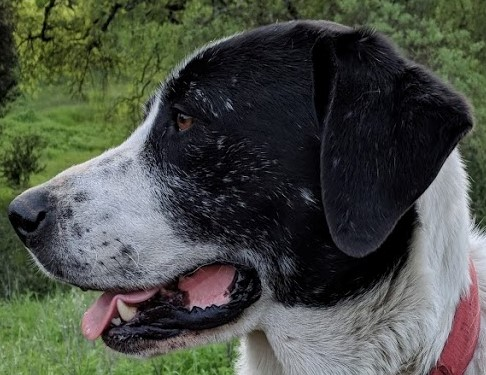
#> input picture assets/sammy_face.jpg, 486 x 375 px
$ jupyter execute edge_detection.ipynb   (shell and % lines are left out)
#> lines starting #> are read from the running program, lines starting #| are printed output that depends on the picture; after the words box and inside, x2 and y2 are one past the last pixel; in counts of white or black regions, pixels touching at a corner belong together
# Edge Detection

We will use the **Canny Edge Detector** algorithm for this task.

## How It Works

- Apply's Gaussian filter to smooth;
- Find intesity gradients in the image;
- Apply non-maximum supression;
- Apply double threshold;

__Obs:__ For high res. images you should **apply a custom blur** before Canny algorithm.

[cell 1]
import cv2 as cv
import numpy as np
import matplotlib.pyplot as plt

## Basic Usage

[cell 2]
img = cv.imread("../assets/sammy_face.jpg");
#> img is the input picture: shape (375, 486, 3); mean B, G, R 70, 78.7, 74.2

threshold_1 = 150
threshold_2 = 255

edges = cv.Canny(img, threshold_1, threshold_2)
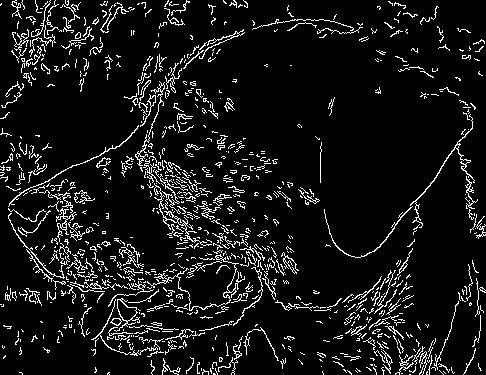
#> edges: shape (375, 486); 8.5% white in thin lines or dots
plt.imshow(edges)

## Complex Usage
### Medium calculated the threshold

[cell 3]
def calc_median_threshold(img, lower_bias=0, upper_bias=0):
#> called with lower_bias = 0, upper_bias = 75
    medium_pixel_value = np.median(img)
#> medium_pixel_value = 64
    lower = int(max(0, 0.7*medium_pixel_value) + lower_bias)
#> lower = 44
    upper = int(min(255, 1.3*medium_pixel_value) + upper_bias)
#> upper = 158
    return lower, upper

[cell 4]
img = cv.imread("../assets/sammy_face.jpg");

threshold_1, threshold_2 = calc_median_threshold(img,upper_bias=75)
#> threshold_1 = 44; threshold_2 = 158

### Blur the image

[cell 5]
blur_img = cv.blur(img, ksize=(5,5))
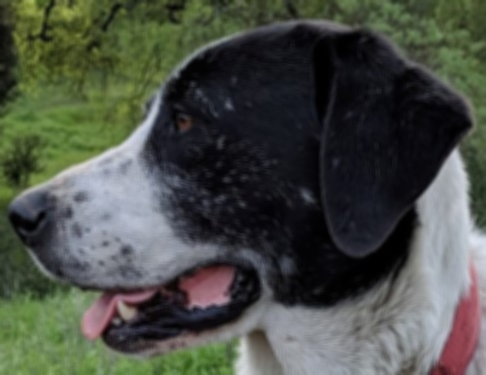
#> blur_img: shape (375, 486, 3); mean B, G, R 70, 78.7, 74.2

edges = cv.Canny(blur_img, threshold_1, threshold_2)
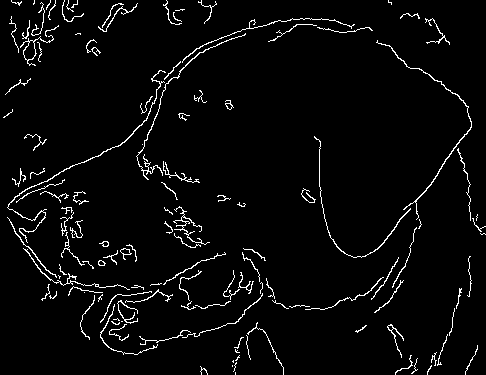
#> edges: shape (375, 486); 3.7% white in thin lines or dots
plt.imshow(edges)

## Examples
### The screw's nut

[cell 6]
img = cv.imread('../assets/porca_frontal.jpg')
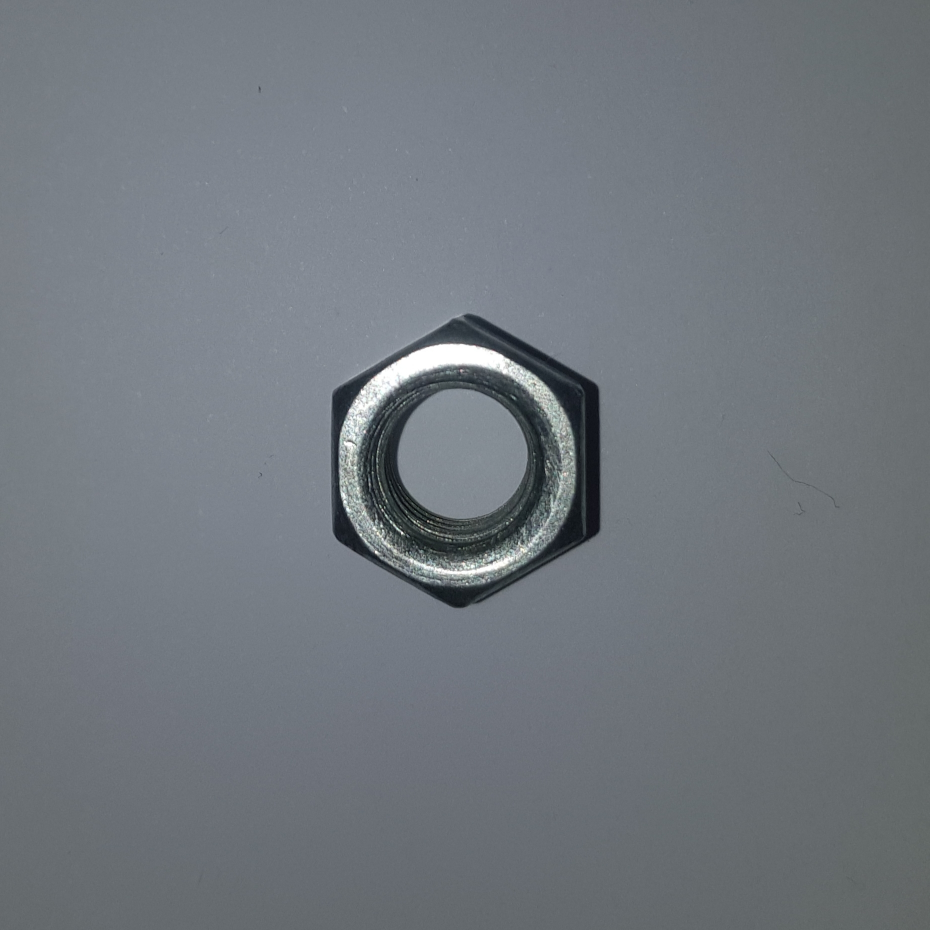
#> input picture assets/porca_frontal.jpg, 1859 x 1860 px (shown at 1/2 size)
#> img is the input picture: shape (1860, 1859, 3); mean B, G, R 125.4, 119, 112.8
img = cv.cvtColor(img, cv.COLOR_BGR2RGB)
img = cv.resize(img, (500, 500)) # Lower the size
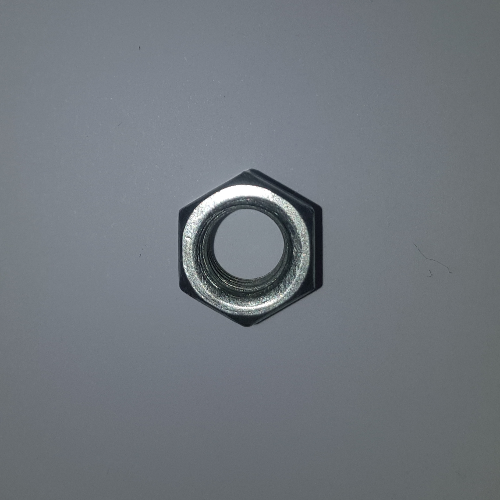
#> img: shape (500, 500, 3); mean R, G, B 112.7, 118.9, 125.3
#
# Blur
blur_ksize=(5,5)
blur_img = cv.blur(img, blur_ksize)
#> blur_img: shape (500, 500, 3)
#
# Detecting Edges
threshold_1 = 15
threshold_2 = 35
edges = cv.Canny(blur_img, threshold_1, threshold_2)
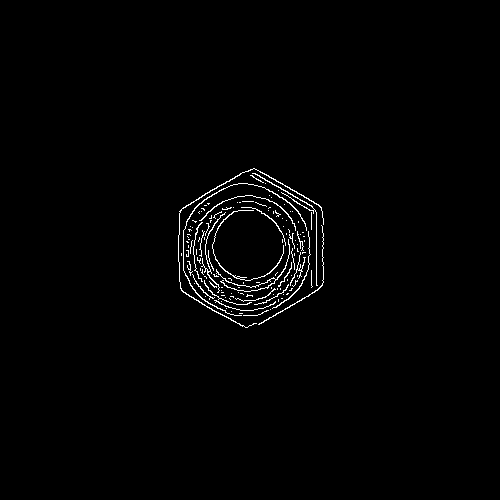
#> edges: shape (500, 500); 1.3% white in thin lines or dots, all inside (x1, y1, x2, y2) = (178, 168, 324, 328)
plt.imshow(edges, cmap="gray")

[cell 7]
# Detecting Corner
max_corners = 0
quality_level = 0.01
min_distance = 15

corners = cv.goodFeaturesToTrack(edges, max_corners, quality_level,min_distance)
#> corners = 48 rows, first 8: [304, 257], [209, 273], [278, 287], [199, 260], [247, 295], [189, 229], [208, 203], [298, 271]
# Showing
img_copy = img.copy();
corners = np.int0(corners)

for corner in corners:
    x, y = corner.ravel()
    cv.circle(img_copy, (x,y), 3, (255,0,0), -1)
#> this loop made 48 passes
#> (x, y) on passes 1 to 12: (304, 257), (209, 273), (278, 287), (199, 260), (247, 295), (189, 229), (208, 203), (298, 271), (209, 297), (208, 223), (221, 212), (316, 285)
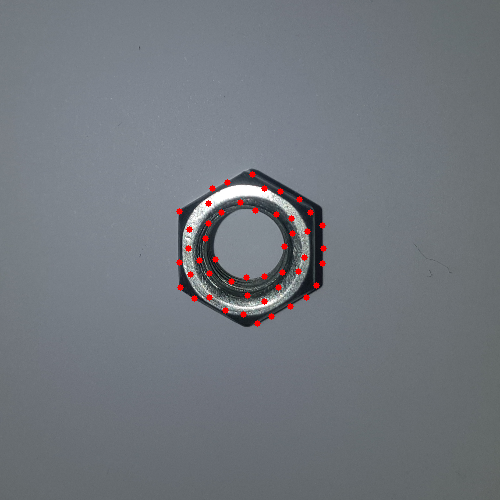
#> img_copy: shape (500, 500, 3); 0.56% of pixels changed, all inside (x1, y1, x2, y2) = (176, 171, 327, 327)

plt.imshow(img_copy)
